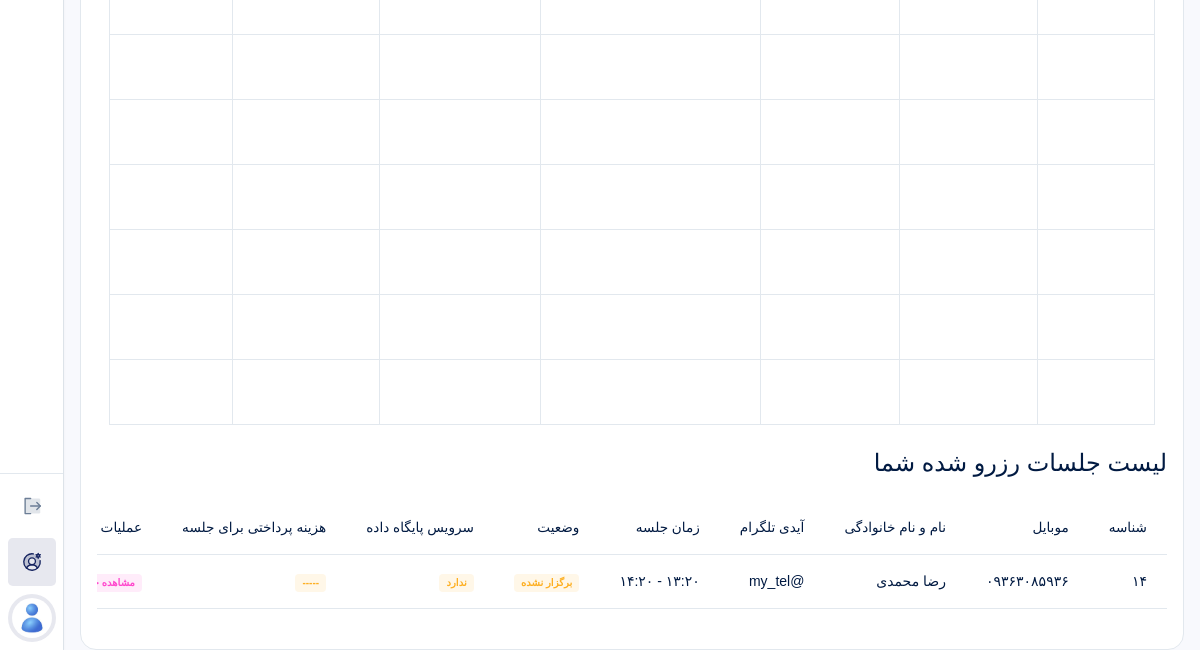
The app's page /accounts/consultants/schedules/ (signed in, lower part), older data.
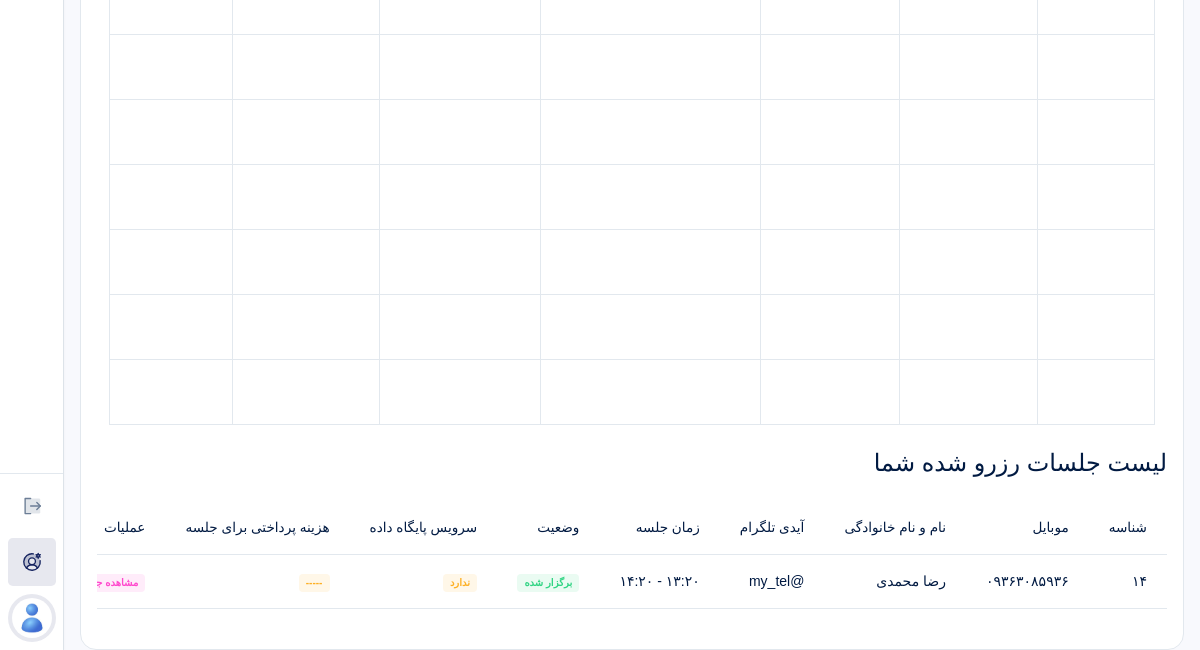
The same page, newer data.
### accounts/models.py (models this page shows, shortened)
class ConsultantSchedule(models.Model):
    consultant = models.ForeignKey(
        Consultant,
        on_delete=models.CASCADE,
        verbose_name="مشاور"
    )
    date = models.DateField(
        verbose_name="تاریخ"
    )
    start_time = models.TimeField(
        verbose_name="ساعت شروع"
    )
    end_time = models.TimeField(
        verbose_name="ساعت پایان"
    )
    is_reserved = models.BooleanField(
        default=False,
        verbose_name="رزرو شده؟"
    )
    is_held = models.BooleanField(
        default=False,
        verbose_name="برگزار شده؟"
    )
    class Meta:
        verbose_name = "برنامه حضور مشاور"
        verbose_name_plural = "برنامه های حضور مشاور"
        ordering = ["-id"]

class Student(models.Model):
    user = models.OneToOneField(User, on_delete=models.CASCADE, related_name="user_student", verbose_name="کاربر")
    a_completed = models.BooleanField(default=False)
    b_completed = models.BooleanField(default=False)
    class Meta:
        verbose_name = "داوطلب"
        verbose_name_plural = "داوطلبان"
        ordering = ["-id"]

class User(AbstractUser):
    ROLE_CHOICES = (
        ("super_admin", "مدیرکل"),
        ("supervisor", "ناظر"),
        ("consultant", "مشاور"),
        ("student", "داوطلب"),
    )
    role = models.CharField(max_length=30, choices=ROLE_CHOICES, verbose_name="نقش")
    mobile = models.CharField(max_length=15, blank=True, unique=True, verbose_name="شماره موبایل")
    avatar = models.ImageField(upload_to="avatars/", blank=True, null=True, verbose_name="تصویر پروفایل")
    is_suspended = models.BooleanField(default=False, verbose_name="تعلیق شده")
    suspension_reason = models.TextField(blank=True, verbose_name="دلیل تعلیق")
    is_limited = models.BooleanField(default=False, verbose_name="دسترسی محدود (برای مدیرکل)")
    class Meta:
        verbose_name = "کاربر"
        verbose_name_plural = "کاربران"
        ordering = ["-id"]

class StudentForm1(models.Model):
    student = models.OneToOneField(Student, on_delete=models.CASCADE, related_name="student_form_1", verbose_name="داوطلب")
    full_name = models.CharField(
        max_length=200,
        verbose_name="* نام و نام خانوادگی"
    )
    mobile = models.CharField(
        max_length=11,
        verbose_name="* شماره تماس",
        help_text="همان شماره که برای ادمین آتروپین ارسال کردید یا با آن وارد سامانه شدید"
    )
    telegram_id = models.CharField(
        max_length=100,
        verbose_name="* آیدی تلگرام",
        help_text="اگر آیدی ندارید لطفا بسازید چون برای پیدا کردن شما در بین انبوده پیام های دریافتی، ضرورت دارد"
    )
    age = models.PositiveSmallIntegerField(
        verbose_name="* سن"
    )
    city = models.CharField(
        max_length=100,
        verbose_name="* شهر فعلی محل زندگی"
    )
    university = models.CharField(
        max_length=200,
        verbose_name="* دانشگاه محل تحصیل دوره عمومی"
    )
    marital_status = models.CharField(
        max_length=200,
        verbose_name="* وضعیت تأهل و فرزند"
    )
    spouse_job = models.CharField(
        max_length=200,
        blank=True,
        verbose_name="شغل همسر"
    )
    employment_status = models.CharField(
        max_length=200,
        blank=True,
        verbose_name="آیا استخدام جایی هستید؟"
    )
    service_status = models.TextField(
        blank=True,
        verbose_name="وضعیت گذراندن دوره طرح یا سربازی",
        help_text="ذکر محل خدمت: اورژانس، بهداشت، درمانگاه‌های نیروهای مسلح یا سایر"
    )
    other_description = models.TextField(
        blank=True,
        verbose_name="سایر موارد مرتبط را ذکر کنید"
    )
    class Meta:
        verbose_name = "فرم شماره 1"
        verbose_name_plural = "فرم های شماره 1"
        ordering = ["-id"]

### payments/models.py (models this page shows, shortened)
class Consultation(models.Model):
    service = models.OneToOneField(
        ServiceToStudent,
        on_delete=models.PROTECT,
        related_name="consultation",
        verbose_name="خدمت خریداری شده"
    )
    schedule = models.ForeignKey(
        ConsultantSchedule,
        on_delete=models.CASCADE,
        related_name="schedule_consultations",
        verbose_name="برنامه حضور"
    )
    notes = models.TextField(blank=True)
    class Meta:
        verbose_name = "جلسه مشاوره"
        verbose_name_plural = "جلسات مشاوره"
        ordering = ["-id"]

class ServiceToStudent(models.Model):
    service = models.CharField(
        max_length=1,
        verbose_name="کد خدمت"
    )
    student = models.ForeignKey(
        Student,
        on_delete=models.CASCADE,
        related_name="student_to_services",
        verbose_name="داوطلب"
    )
    is_used = models.BooleanField(default=False)
    class Meta:
        verbose_name = "خدمت به داوطلب"
        verbose_name_plural = "خدمت ها به داوطلبان"
        ordering = ["-id"]

### accounts/views.py (the view)
# urls.py: path("consultants/schedules/", ConsultantScheduleListView.as_view(), name="schedule_list"),
class ConsultantScheduleListView(ListView):
    model = ConsultantSchedule
    template_name = "accounts/consultants/schedule_list.html"
    context_object_name = "schedules"
    def get_context_data(self, **kwargs):
        context = super().get_context_data(**kwargs)
        schedules = ConsultantSchedule.objects.filter(
            consultant=self.request.user.user_consultant
        ).order_by("date", "start_time")
        today = timezone.localdate()
        now = timezone.localtime()
        current_week_start = today - timedelta(days=(today.weekday() + 2) % 7)
        week_dict = defaultdict(list)
        reserved_schedules = []
        for schedule in schedules:
            consultation = Consultation.objects.filter(
                schedule=schedule
            ).select_related(
                "service__student__user"
            ).first()
            schedule.request = consultation
            if schedule.request:
                schedule.date_shamsi = jdatetime.date.fromgregorian(
                    date=schedule.date
                ).strftime("%Y/%m/%d")
                schedule.request.is_held = (
                    schedule.date < today
                )
                schedule.request.has_database = ServiceToStudent.objects.filter(
                    student=schedule.request.service.student,
                    service="5",
                    is_used=False,
                ).exists()
                payment = Payment.objects.filter(
                    order__student=schedule.request.service.student,
                    order__package__service__contains=[schedule.request.service.service],
                    status=PaymentStatus.SUCCESS,
                ).order_by("-id").first()
                schedule.request.paid_amount = payment.amount if payment else None
                reserved_schedules.append(schedule)
            week_start = schedule.date - timedelta(
                days=(schedule.date.weekday() + 2) % 7
            )
            week_dict[week_start].append(schedule)
        ordered = sorted(week_dict.keys())
        day_names = [
            "شنبه",
            "یکشنبه",
            "دوشنبه",
            "سه شنبه",
            "چهارشنبه",
            "پنجشنبه",
            "جمعه",
        ]
        weeks = []
        for week_start in ordered:
            days = []
            for i in range(7):
                day_date = week_start + timedelta(days=i)
                slots = sorted(
                    [
                        s
                        for s in week_dict[week_start]
                        if s.date == day_date
                    ],
                    key=lambda x: x.start_time,
                )
                days.append({
                    "name": day_names[i],
                    "date_shamsi": jdatetime.date.fromgregorian(
                        date=day_date
                    ).strftime("%Y/%m/%d"),
                    "slots": slots,
                })
            rows = []
            for r in range(30):
                row = []
                for day in days:
                    if r < len(day["slots"]):
                        slot = day["slots"][r]
                        slot_datetime = timezone.make_aware(
                            datetime.combine(slot.date, slot.start_time)
                        )
                        slot.is_available = (slot_datetime > now)
                        row.append(slot)
                    else:
                        row.append(None)
                rows.append(row)
            weeks.append({
                "title": jdatetime.date.fromgregorian(
                    date=week_start
                ).strftime("%Y/%m/%d"),
                "is_current": week_start == current_week_start,
                "days": days,
                "rows": rows,
            })
        context["weeks"] = weeks
        context["reserved_schedules"] = reserved_schedules
        return context

### pages/views.py (called while the page is built, shortened)
def global_context(request):
    has_database_service = False
    wallet = False
    nayeb_link = Consultant.objects.filter(
        user__last_name="نایب زاده"
    ).first()
    try:
        nayeb_consultant_open = User.objects.filter(id=73).first().user_consultant.show_schedules
        jahan_consultant_open = User.objects.filter(id=74).first().user_consultant.show_schedules
    except:
        nayeb_consultant_open = False
        jahan_consultant_open = False
    return {
        "has_database_service": has_database_service,
        "nayeb_link": nayeb_link,
        "wallet": wallet,
        "nayeb_consultant_open": nayeb_consultant_open,
        "jahan_consultant_open": jahan_consultant_open,
    }

### templates/accounts/consultants/schedule_list.html (shortened to what this page needs)
{% extends 'bases/dashboard.html' %}
{% load static %}
{% block content %}
<section class="section-t-space feature-course-section popular-course-section" dir="rtl">
    <div class="custom-container">
        <div class="container my-4">
            {% if weeks %}
            {% for week in weeks %}
            <div class="week-table {% if not week.is_current %}d-none{% endif %}" data-index="{{ forloop.counter0 }}"
                data-title="هفته {{ week.title }}">
                <div class="table-responsive">
                    <table class="table table-bordered table-hover align-middle text-center schedule-table">
                        <tbody>
                            {% for row in week.rows %}
                            <tr>
                                {% for slot in row %}
                                <td style="height:65px">
                                </td>
                                {% endfor %}
                            </tr>
                            {% endfor %}
                        </tbody>
                    </table>
                </div>
            </div>
            {% endfor %}
            {% endif %}
        </div>
    </div>
</section>
<div class="table-responsive my-3" dir="rtl">
    <div class="card-header justify-content-between">
        <div class="card-title">
            <h4>
                لیست جلسات رزرو شده شما
            </h4>
        </div>
    </div>
    <table class="table text-nowrap table-hover my-4">
        <thead>
            <tr>
                <th scope="col">شناسه</th>
                <th scope="col">موبایل</th>
                <th scope="col">نام و نام خانوادگی</th>
                <th scope="col">آیدی تلگرام</th>
                <th scope="col">زمان جلسه</th>
                <th scope="col">وضعیت</th>
                <th scope="col">سرویس پایگاه داده</th>
                <th scope="col">هزینه پرداختی برای جلسه</th>
                <th scope="col">عملیات</th>
            </tr>
        </thead>
        <tbody>
            {% for schedule in reserved_schedules %}
            <tr>
                <td>
                    {{ schedule.id }}
                </td>
                <td>
                    {{ schedule.request.service.student.user.mobile }}
                </td>
                <td>
                    {{ schedule.request.service.student.user.get_full_name }}
                </td>
                <td>
                    {{ schedule.request.service.student.student_form_1.telegram_id }}
                </td>
                <td>
                    {{ schedule.date_shamsi }} {{ schedule.start_time }} - {{ schedule.end_time }}
                </td>
                <td>
                    {% if schedule.is_held %}
                    <span class="badge bg-success-transparent">برگزار شده</span>
                    {% else %}
                    <span class="badge bg-warning-transparent">برگزار نشده</span>
                    {% endif %}
                </td>
                <td>
                    {% if schedule.request.has_database %}
                    <span class="badge bg-success-transparent">دارد</span>
                    {% else %}
                    <span class="badge bg-warning-transparent">ندارد</span>
                    {% endif %}
                </td>
                <td>
                    {% if schedule.request.paid_amount %}
                    <span class="badge bg-success-transparent">{{ schedule.request.paid_amount }}</span>
                    {% else %}
                    <span class="badge bg-warning-transparent">-----</span>
                    {% endif %}
                </td>
                <td>
                    <a href="{% url 'show_my_student' schedule.id %}" class="badge bg-secondary-transparent">مشاهده جزئیات</a>
                </td>
            </tr>
            {% empty %}
            <tr>
                <td colspan="9" style="text-align: center;">
                    موردی یافت نشد.
                </td>
            </tr>
            {% endfor %}
        </tbody>
    </table>
</div>
{% endblock %}

Row changes from the older to the newer data that the page shows:
changed ConsultantSchedule "رضا محمدی": is_held "برگزار نشده" → "برگزار شده"
